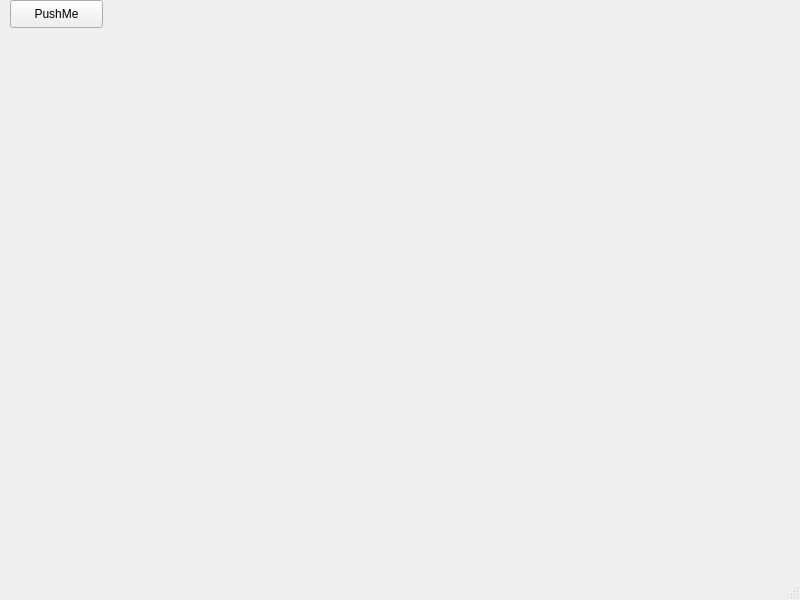
<?xml version="1.0" encoding="UTF-8"?>
<ui version="4.0">
 <class>MainWindow</class>
 <widget class="QMainWindow" name="MainWindow">
  <property name="geometry">
   <rect>
    <x>0</x>
    <y>0</y>
    <width>800</width>
    <height>600</height>
   </rect>
  </property>
  <property name="windowTitle">
   <string>MainWindow</string>
  </property>
  <widget class="QWidget" name="centralwidget">
   <widget class="QPushButton" name="pushButton">
    <property name="geometry">
     <rect>
      <x>10</x>
      <y>0</y>
      <width>93</width>
      <height>28</height>
     </rect>
    </property>
    <property name="text">
     <string>PushMe</string>
    </property>
   </widget>
  </widget>
  <widget class="QMenuBar" name="menubar">
   <property name="geometry">
    <rect>
     <x>0</x>
     <y>0</y>
     <width>800</width>
     <height>26</height>
    </rect>
   </property>
  </widget>
  <widget class="QStatusBar" name="statusbar"/>
 </widget>
 <resources/>
 <connections/>
</ui>
